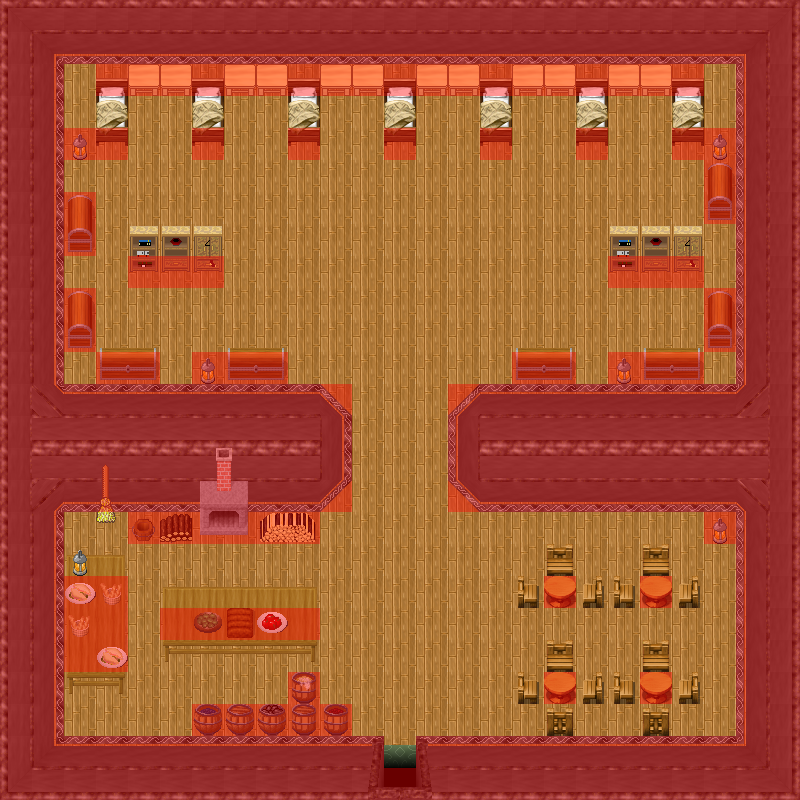

A level layout from a 2D game, rendered from its tile map. Below: a short description, then the map file with tile-grid data replaced by summaries:
An orthogonal 25x25 tile map with 32x32 px tiles, 7 tile layers (0_floor, 1_terrain, 2_object, 3_roof, ...), 1 hidden layer not drawn, 22 tilesets.

<map version="1.2" tiledversion="1.2.2" orientation="orthogonal" renderorder="right-down" width="25" height="25" tilewidth="32" tileheight="32" infinite="0" nextlayerid="9" nextobjectid="1">
 <tileset firstgid="1" name="floors 3" tilewidth="32" tileheight="32" tilecount="12" columns="6">
  <image source="../../tileset/ground/indoor/floors_3.png" width="192" height="64" />
 </tileset>
 <tileset firstgid="13" name="square pine" tilewidth="32" tileheight="32" tilecount="1" columns="1">
  <image source="../../tileset/furniture/table/square_pale.png" width="32" height="32" />
 </tileset>
 <tileset firstgid="14" name="table wooden brown" tilewidth="32" tileheight="32" tilecount="9" columns="3">
  <image source="../../tileset/furniture/table/table_wooden_brown.png" width="96" height="96" />
 </tileset>
 <tileset firstgid="23" name="wooden pale" tilewidth="32" tileheight="32" tilecount="4" columns="2">
  <image source="../../tileset/furniture/chair/wooden_pale.png" width="64" height="64" />
 </tileset>
 <tileset firstgid="27" name="wooden pale table" tilewidth="32" tileheight="32" tilecount="1" columns="1">
  <image source="../../tileset/furniture/table/wooden_pale.png" width="32" height="32" />
 </tileset>
 <tileset firstgid="28" name="warmer 2" tilewidth="32" tileheight="32" tilecount="6" columns="2">
  <image source="../../tileset/furniture/kitchen/warmer_2.png" width="64" height="96" />
 </tileset>
 <tileset firstgid="34" name="firewood" tilewidth="32" tileheight="32" tilecount="12" columns="3">
  <image source="../../tileset/item/firewood.png" width="96" height="128" />
 </tileset>
 <tileset firstgid="46" name="book shelves 3" tilewidth="32" tileheight="32" tilecount="6" columns="3">
  <image source="../../tileset/furniture/shelve/bright_bookshelf_and_cupboard.png" width="96" height="64" />
 </tileset>
 <tileset firstgid="52" name="bread" tilewidth="32" tileheight="32" tilecount="4" columns="4">
  <image source="../../tileset/item/food/bread.png" width="128" height="32" />
 </tileset>
 <tileset firstgid="56" name="meals 1" tilewidth="32" tileheight="32" tilecount="2" columns="2">
  <image source="../../tileset/item/food/meals_1.png" width="64" height="32" />
 </tileset>
 <tileset firstgid="58" name="meals 2" tilewidth="32" tileheight="32" tilecount="2" columns="1">
  <image source="../../tileset/item/food/meals_2.png" width="32" height="64" />
 </tileset>
 <tileset firstgid="60" name="rustic meals" tilewidth="32" tileheight="32" tilecount="2" columns="2">
  <image source="../../tileset/item/food/rustic_meals.png" width="64" height="32" />
 </tileset>
 <tileset firstgid="62" name="chest" tilewidth="32" tileheight="32" tilecount="6" columns="3">
  <image source="../../tileset/item/chest/chest_2.png" width="96" height="64" />
 </tileset>
 <tileset firstgid="68" name="lamp" tilewidth="32" tileheight="32" tilecount="4" columns="4">
  <image source="../../tileset/furniture/light/small_lamp.png" width="128" height="32" />
 </tileset>
 <tileset firstgid="72" name="brush" tilewidth="32" tileheight="32" tilecount="3" columns="1">
  <image source="../../tileset/item/brush.png" width="32" height="96" />
 </tileset>
 <tileset firstgid="75" name="barrel" tilewidth="32" tileheight="32" tilecount="2" columns="1">
  <image source="../../tileset/item/pot/barrel.png" width="32" height="64" />
 </tileset>
 <tileset firstgid="77" name="barrel1" tilewidth="32" tileheight="32" tilecount="8" columns="4">
  <image source="../../tileset/item/pot/barrels_1.png" width="128" height="64" />
 </tileset>
 <tileset firstgid="85" name="collision" tilewidth="32" tileheight="32" tilecount="1" columns="1">
  <image source="../../tileset/logic/collision.png" width="32" height="32" />
 </tileset>
 <tileset firstgid="86" name="protection" tilewidth="32" tileheight="32" tilecount="2" columns="2">
  <image source="../../tileset/logic/protection.png" width="64" height="32" />
 </tileset>
 <tileset firstgid="88" name="wall/int_grey" tilewidth="32" tileheight="32" tilecount="121" columns="11">
  <image source="../../tileset/building/wall/int_grey.png" width="352" height="352" />
 </tileset>
 <tileset firstgid="209" name="entrance/grey" tilewidth="32" tileheight="32" tilecount="25" columns="5">
  <image source="../../tileset/building/entrance/grey.png" width="160" height="160" />
 </tileset>
 <tileset firstgid="234" name="single_grey" tilewidth="32" tileheight="32" tilecount="9" columns="3">
  <image source="../../tileset/furniture/bed/single_grey.png" width="96" height="96" />
 </tileset>
 <layer id="1" name="0_floor" width="25" height="25">
  <data>[625 cells, 625 non-empty, 1 distinct tile ids]</data>
 </layer>
 <layer id="2" name="1_terrain" width="25" height="25">
  <data>[625 cells, 357 non-empty, 60 distinct tile ids]</data>
 </layer>
 <layer id="3" name="2_object" width="25" height="25">
  <data>[625 cells, 25 non-empty, 19 distinct tile ids]</data>
 </layer>
 <layer id="4" name="3_roof" width="25" height="25">
  <data>[625 cells, 29 non-empty, 10 distinct tile ids]</data>
 </layer>
 <layer id="5" name="4_roof_add" width="25" height="25">
  <data>[625 cells, 1 non-empty, 1 distinct tile ids]</data>
 </layer>
 <layer id="6" name="objects" width="25" height="25">
  <data>[625 cells, 0 non-empty, 0 distinct tile ids]</data>
 </layer>
 <layer id="7" name="collision" width="25" height="25" opacity="0.41">
  <data>[625 cells, 335 non-empty, 1 distinct tile ids]</data>
 </layer>
 <layer id="8" name="protection" width="25" height="25" visible="0" opacity="0.26">
  <data>[625 cells, 625 non-empty, 1 distinct tile ids]</data>
 </layer>
</map>
